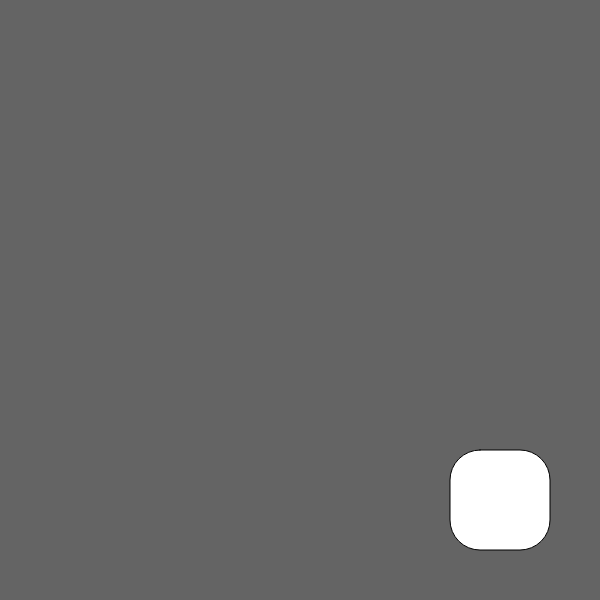
Frame 1 (no input)
Frame 60 (no input): identical to frame 1, image omitted
Frame 120 (the mouse pressed at the canvas centre since frame 60): identical to frame 1, image omitted

The p5.js sketch that drew this single still picture (run headless with seeded random() and noise() and a simulated clock; from frame 60 on, the mouse is pressed at the canvas centre):

// p5.js sketch
// ── sketch.js
var paddingBox = 150
var xPosition = 600 - paddingBox;
var yPosition = 600 - paddingBox;
var sBHeight = 100;
var sBLength = 100;
var BBLength = 200;
var BBHeight = 100;
var canvasHeight = 600;
var canvasLength = 600;


function setup() {
    createCanvas(canvasHeight, canvasLength);
}


function draw() {
    background(100)
    if (mouseX > xPosition && mouseX < xPosition + sBLength && mouseY < yPosition + sBHeight && mouseY > yPosition) {
        bigSquare = rect(xPosition - BBLength, yPosition, BBLength, BBHeight, 30)
    } else {
        smallSquare = rect(xPosition, yPosition, sBLength, sBHeight, 30)
    }
}
